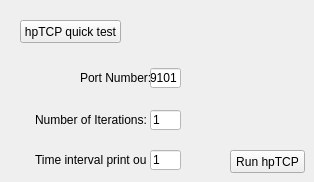
              <widget class="QWidget" name="tab_2">
               <attribute name="title">
                <string>hpTCPTest</string>
               </attribute>
               <widget class="QPushButton" name="hptcp_testBtn">
                <property name="geometry">
                 <rect>
                  <x>20</x>
                  <y>20</y>
                  <width>101</width>
                  <height>23</height>
                 </rect>
                </property>
                <property name="text">
                 <string>hpTCP quick test</string>
                </property>
               </widget>
               <widget class="QLabel" name="label_23">
                <property name="geometry">
                 <rect>
                  <x>80</x>
                  <y>70</y>
                  <width>71</width>
                  <height>16</height>
                 </rect>
                </property>
                <property name="text">
                 <string>Port Number:</string>
                </property>
               </widget>
               <widget class="QLineEdit" name="hptcp_port">
                <property name="geometry">
                 <rect>
                  <x>150</x>
                  <y>68</y>
                  <width>31</width>
                  <height>20</height>
                 </rect>
                </property>
                <property name="styleSheet">
                 <string notr="true">background-color: rgb(255, 255, 255);</string>
                </property>
                <property name="text">
                 <string>9101</string>
                </property>
               </widget>
               <widget class="QLabel" name="label_24">
                <property name="geometry">
                 <rect>
                  <x>35</x>
                  <y>110</y>
                  <width>111</width>
                  <height>20</height>
                 </rect>
                </property>
                <property name="text">
                 <string>Number of Iterations:</string>
                </property>
               </widget>
               <widget class="QLineEdit" name="hptcp_iter">
                <property name="geometry">
                 <rect>
                  <x>150</x>
                  <y>110</y>
                  <width>31</width>
                  <height>20</height>
                 </rect>
                </property>
                <property name="styleSheet">
                 <string notr="true">background-color: rgb(255, 255, 255);</string>
                </property>
                <property name="text">
                 <string>1</string>
                </property>
               </widget>
               <widget class="QLabel" name="label_25">
                <property name="geometry">
                 <rect>
                  <x>35</x>
                  <y>150</y>
                  <width>111</width>
                  <height>20</height>
                 </rect>
                </property>
                <property name="text">
                 <string>Time interval print out:</string>
                </property>
               </widget>
               <widget class="QLineEdit" name="hptcp_report">
                <property name="geometry">
                 <rect>
                  <x>150</x>
                  <y>150</y>
                  <width>31</width>
                  <height>20</height>
                 </rect>
                </property>
                <property name="styleSheet">
                 <string notr="true">background-color: rgb(255, 255, 255);</string>
                </property>
                <property name="text">
                 <string>1</string>
                </property>
               </widget>
               <widget class="QPushButton" name="runhptcp">
                <property name="geometry">
                 <rect>
                  <x>230</x>
                  <y>150</y>
                  <width>75</width>
                  <height>23</height>
                 </rect>
                </property>
                <property name="text">
                 <string>Run hpTCP</string>
                </property>
               </widget>
              </widget>
